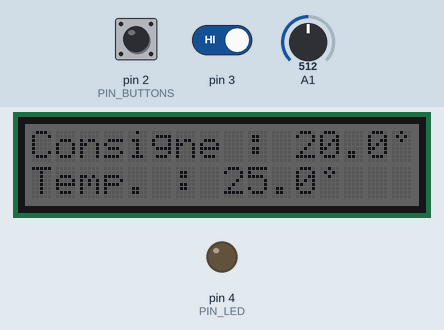
Bench run of a sketch on a simulated Arduino Uno, built with avr-gcc and run on an emulated ATmega328P. Parts: 16×2 character LCD, output pins drawn as LEDs (lit = HIGH). The test bench sets the inputs (shaded band); at power-on: A1 = 512, pin 2 (PIN_BUTTONS) HIGH, pin 3 HIGH. What the sketch prints to the serial monitor is not drawn.

Above: at 1.4 s.
1.5 s: A1 set to 466
At 7.3 s:
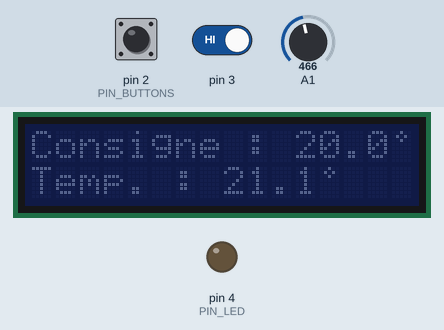
7.4 s: A1 set to 430
At 10.8 s:
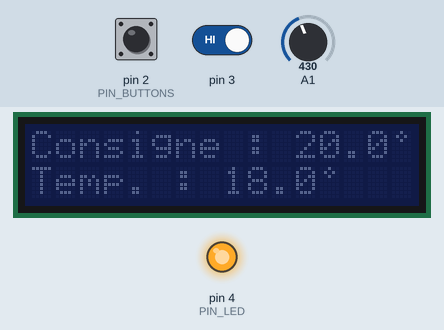
13.3 s: pin 2 (PIN_BUTTONS) pulled LOW for 3 s
At 14.0 s:
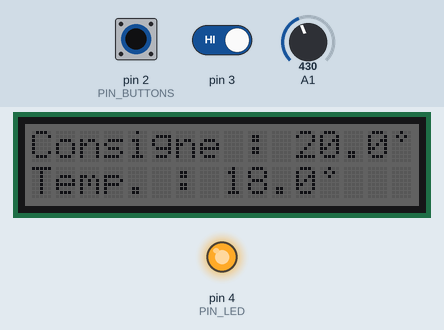
19.2 s: pin 3 driven LOW
At 19.8 s:
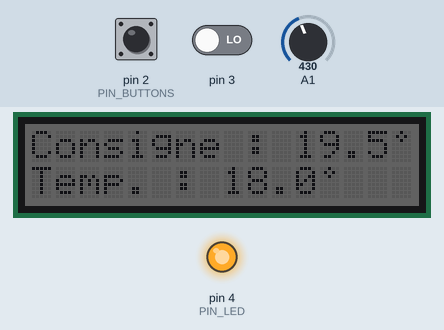
25.1 s: A1 set to 511
At 30.4 s:
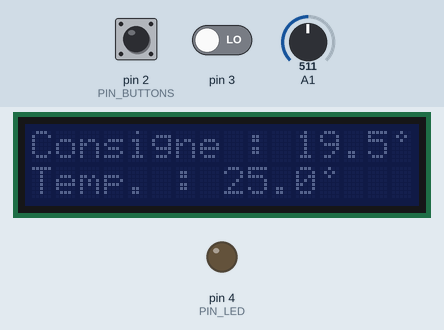
31.5 s: pin 2 (PIN_BUTTONS) pulled LOW for 3 s
At 32.0 s:
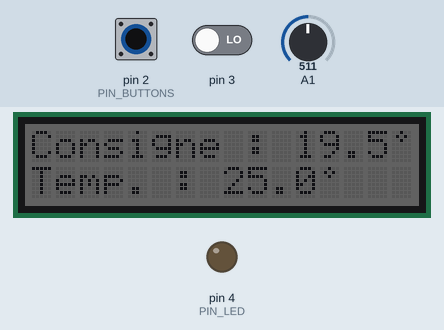
Timing chart, 0 to 34.5 s (numbered marks = the images above; inputs shaded):
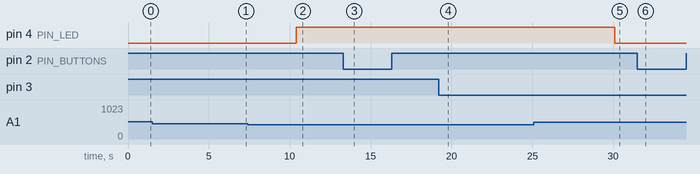

The sketch:

ThermostatConnecte.ino
```cpp
// (licence header left out)
#include "inclusions.h"          //! L'ensemble des constantes et inclusions de bibliothèques
#define TIMER1_INTERVAL_MS 5000  //! Intervalle de temps la mesure de température par interruption

/**
 * Objets utilisés
*/
LcdScreen ecranLCD;                      //!< Gestion de l'écran
Button button1(PIN_BUTTONS, false);      //!< Gestion bouton 1 (en mode interruptif)
Button button2(PIN_BUTTONS + 1, false);  //!< Gestion bouton 2 (en mode interruptif)
TempSensor temperature(PIN_SENSOR);      //!< Gestion capteur température
SetPoint setpoint;                       //!< Gestion consigne
Control regulation(PIN_LED, false);      //!< Régulation de la "chaudière" (une LED pour le moment). Initialisation à 0 de la partie opérative et de sa broche

/***  ***/
unsigned long lightOn;

/*** ***/


void setup() {         //! Initialisations diverses
  Serial.begin(9600);  //! Lancement console
  Serial.println("Démarrage");

  /*! Gestion des interruptions des boutons */
  attachInterrupt(digitalPinToInterrupt(PIN_BUTTONS), ISR1, FALLING);      /*! Gestion du bouton 1 par interruption */
  attachInterrupt(digitalPinToInterrupt(PIN_BUTTONS + 1), ISR2, FALLING);  //! Gestion du bouton 2 par interruption

  // Lancement du timer (mesures de température à intervalles réguliers)
  ITimer1.init();
  if (ITimer1.attachInterruptInterval(TIMER1_INTERVAL_MS, TimerHandler1)) {
    Serial.println("Starting  ITimer1 OK, millis() = " + String(millis()));
  } else {
    Serial.println("Can't set ITimer1. Select another freq. or timer");
  }

  //Initialisation de l'écran LCD
  ecranLCD.begin(16, 2, INITIAL_LIGHT);  //Initialise l'écran LCD (2 lignes de 16 caractères)

  pinMode(PIN_LED, OUTPUT);


  ecranLCD.setCursor(0, 0);
  ecranLCD.print("Demarrage !");

  temperature.temperatureMeasurement();  //Une première mesure pour ne pas démarrer à zéro !
  delay(200);
}

void loop() {
  if (millis() > LIGHT_ON_DURATION + lightOn) { ecranLCD.switchOff(); }  //Délai extinction écran

  /*** Etat des boutons ***/

  //Les deux boutons en même temps (à voir...)
  //if(button1.getState() && button2.getState()){Serial.println("Coup double !!!");}

  //Bouton 1
  if (button1.getState()) {
    if (ecranLCD.getState()) {  //Si l'écran est déjà allumé, on fait l'action
      setpoint.setValueIncrease(5);
    } else {
      ecranLCD.switchOn();  //Allumer l'écran
    }
    lightOn = millis();       //Réinitialiser la temporisation d'allumage de l'écran
    button1.setState(false);  //Réinitialiser le bouton
  }

  //Bouton2
  if (button2.getState()) {
    if (ecranLCD.getState()) {
      setpoint.setValueDecrease(5);
    } else {
      ecranLCD.switchOn();  //Allumer l'écran
    }
    lightOn = millis();       //Réinitialiser la temporisation d'allumage de l'écran
    button2.setState(false);  //Réinitialiser le bouton
  }

  /*** Lecture température et affichage ***/

  ecranLCD.setCursor(0, 0);
  ecranLCD.print("Consigne : ");
  ecranLCD.print(float(setpoint.getValue() / 10.0), 1);
  ecranLCD.write((unsigned char)0);

  ecranLCD.setCursor(0, 1);
  ecranLCD.print("Temp. : ");
  ecranLCD.print(temperature.getTemperature(), 1);
  ecranLCD.write((unsigned char)0);

  /*** Régulation ***/
  regulation.comparison(temperature.getTemperature10(), setpoint.getValue());
  regulation.order();

  delay(500);

  ecranLCD.clear();
}

void TimerHandler1() {
  //Effectuer une mesure de temperature
  temperature.temperatureMeasurement();
}

void ISR1() {

  //noInterrupts();
  button1.setState(true);  //On mémorise l'état du bouton
  //for(int i=0;i<10;i++){delayMicroseconds(16383);}//Anti-rebonds
  //interrupts();
}
void ISR2() {

  //noInterrupts();
  button2.setState(true);
  //for(int i=0;i<10;i++){delayMicroseconds(16383);}
  //interrupts();
}
```

button.h
```cpp
#ifndef __BUTTON_H__
#define __BUTTON_H__

/**
 @file button.h
 @brief \~french Gestion des boutons poussoirs \~english Push button processing \~
* \~french \class Button
  \brief Gestion de boutons poussoirs.
  \details
  - Ils fonctionnent en mode interruptif, c'est donc l'interruption qui fixe l'état
  - deux constructeurs :
   + l'un avec un paramètre : numéro de broche. L'état initial est fixé à zéro.
   + l'autre avec deux paramètres : numéro de broche et état initial
  - géré essentiellement en mode interruptif.

 \~english
 @class Button

 \brief Push-button management

 \details
 - essentially managed in interruptive mode.

\~
*/

class Button {
  public:
  Button(byte); //!< \~french constructeur avec parametre Pin
  Button(byte,bool); //!< \~french const. avec parametres Pin et état initial
  bool getState(); //!< \~french Renvoie l'état du bouton
  void setState(bool); //!< \~french Fixe l'état du bouton
  private:
  byte pinNumber; //!< Numéro de broche du bouton
  bool state; //!< Etat du bouton
};


#endif
```

button.ino
```cpp
/**
 @file button.ino
 @brief Implémentation des fonctions de gestion de bouton
*/


Button::Button(byte pin){ //!< Constructeur avec paramètre de broche
  this->pinNumber = pin;  //!< Initialisation de la broche
  pinMode(this->pinNumber,INPUT);
  this->state = false;
}

Button::Button(byte pin, bool state){//!< Constructeur avec paramètres de broche et d'état
  this->pinNumber = pin;
  pinMode(this->pinNumber,INPUT);
  this->state = state;
}

bool Button::getState(){
  return(state);
}
void Button::setState(bool state){
  this->state = state;
}
```

control.h
```cpp
/**
* @file control.h
*
* @brief Régulation de température
* @details
  - Le système reçoit la consigne, la température mesurée et l'écart max (hystérésis)
*/

#ifndef __CONTROL_H__
#define __CONTROL_H__

#define HYSTERESIS 5 //Hysteresis = 0,5°


class Control{
public:
  Control(byte,bool);//Constructeur
  void comparison(byte , byte );
  void order();
  bool setState(bool);//Fixe l'état de la partie opérative
  bool getState();//Renvoie l'état de la partie opérative
private:
  bool item;
  byte pin;
};

#endif
```

control.ino
```cpp
/**
  @file control.ino
  @brief Gestion de la régulation de température

  @class Control
  @brief Gère la régulation en tout-ou-rien. L'état est stocké dans une variable membre.
*/
Control::Control(byte pin,bool itemValue){
  this->item = itemValue;
  this->pin = pin;
}
void Control::order(){/** Lance ou arrête la partie opérative */
  if(item){
    digitalWrite(pin,HIGH);
  }
  else{
    digitalWrite(pin,LOW);
  }
}
void Control::comparison(byte temperature, byte setpoint){//! Régulation avec une valeur d'hysteresis prédéfinie

  if(temperature < setpoint - HYSTERESIS){setState(true);}
  else{
    if(temperature > setpoint + HYSTERESIS){
      setState(false);}
    }
}
bool Control::setState(bool state){//! Fixe l'état du controle : marche/arrêt (tout-ou-rien)
  item = state;
  return(item);
}
bool Control::getState(){//! Renvoie l'état du controle
  return(item);
}
```

inclusions.h
```cpp
/**
* @file inclusions.h
*
* @brief Inclusions diverses
* @details
  -
*/

#ifndef __INCLUSIONS_H__
#define __INCLUSIONS_H__

#define PIN_BUTTONS 2
#define PIN_LED 4
#define PIN_SENSOR 1

//#define BOUNCES_DELAY 100000 //Anti-rebonds

/*** Gestion du timer ***/
// Select USING_16MHZ     == true for  16MHz to Timer TCBx => shorter timer, but better accuracy
// Select USING_8MHZ      == true for   8MHz to Timer TCBx => shorter timer, but better accuracy
// Select USING_250KHZ    == true for 250KHz to Timer TCBx => shorter timer, but better accuracy
// Not select for default 250KHz to Timer TCBx => longer timer,  but worse accuracy
#define USING_16MHZ     true
#define USING_8MHZ      false
#define USING_250KHZ    false

// Select the timers you're using, here ITimer1
#define USE_TIMER_0     false
#define USE_TIMER_1     true
#define USE_TIMER_2     false
#define USE_TIMER_3     false
/********************************/


#include <math.h>
#include "megaAVR_TimerInterrupt.h"
#include "lcdscreen.h"
#include "button.h"
#include "tempsensor.h"
#include "setpoint.h"
#include "control.h"


#endif
```

setpoint.h
```cpp
/**
* @file setpoint.h
*
* @brief Gestion de la consigne
* @details
  - la consigne est géré avec un byte plutôt qu'un float. La raison est d'économiser la mémoire. Pour obtenir une précision, on stocke la température de consigne multipliée par 10.
*/

#ifndef __SETPOINT_H__
#define __SETPOINT_H__

#define INITIAL_SETPOINT 200 //Température de consigne *10
#define MAX_SETPOINT 255
#define MIN_SETPOINT 0

class SetPoint { //Gestion de la consigne
public:
  SetPoint();//Constructeur
  SetPoint(byte);//Constructeur avec paramètre de valeur de consigne
  byte getValue();
  void setValue(byte);
  void setValueIncrease(byte);
  void setValueDecrease(byte);
private:
  byte setPointValue;
};


#endif
```

setpoint.ino
```cpp
/**
  @file setpoint.ino
  @brief Implémentation de la gestion de la consigne

  @details La consigne est exprimée en °Cx10 pour éviter d'utiliser un flottant. Comme elle est stocké sur un byte, elle ne peut être négative et la température de consigne n'excède pas 25,5

  @class SetPoint
  @brief Gestion de la consigne
*/

SetPoint::SetPoint(){//! Constructeur avec valeur initiale prédéfinie
  this->setPointValue = INITIAL_SETPOINT;
}
SetPoint::SetPoint(byte value){//! Constructeur avec valeur initiale fournie à l'appel
  this->setPointValue = value;
}
byte SetPoint::getValue(){//! Renvoie la valeur de consigne
  return(setPointValue);
}
void SetPoint::setValue(byte value){//! Fixe la valeur de consigne
  this->setPointValue = value;
}

void SetPoint::setValueIncrease(byte value){//! Incrémente la consigne (quand on appuie sur le BP correspondant)
  if(this->setPointValue < MAX_SETPOINT - value){
      this->setPointValue += value;
  }
}
void SetPoint::setValueDecrease(byte value){//! Décrémente la consigne (quand on appuie sur le BP correspondant)
  if(this->setPointValue > MIN_SETPOINT + value ){
      this->setPointValue -= value;
  }
}
```

tempsensor.h
```cpp
/**
* @file tempsensor.h
*
* @brief Mesure de la température
* @details
  - on renvoie une valeur en °C
  - une variable menbre stocke la température
*/


#ifndef __TEMPSENSOR_H__
#define __TEMPSENSOR_H__

const int B=3975;                  //B value of the thermistor

class TempSensor {
public:
  TempSensor(byte);//Constructeur
  float getValue();//Renvoie la valeur de température en degrés °C (en faisant une mesure)
  float getTemperature(); //Renvoie la temperature (sans faire de mesure)
  void temperatureMeasurement(); //Effectue une mesure
  byte getTemperature10();
private:
  byte pin;
  float temperature;
};


#endif
```

tempsensor.ino
```cpp
/**
  @file tempsensor.ino
  @brief Implémentation de la
  @class TempSensor
  @brief Gestion du capteur de température
*/


TempSensor::TempSensor(byte pin){ //! Constructeur avec initialisation de la broche
  this->pin = pin;
}

float TempSensor::getTemperature(){//! Renvoie la valeur de température (°C) enregistrée dans la variable membre

  return(this->temperature);
}

void TempSensor::temperatureMeasurement(){//! Effectue une mesure sur le capteur et l'enregistre dans la variable membre
  int a;
  float resistance, temperature;
  a=analogRead(pin);//Lecture de l'entrée analogique
  resistance=(float)(1023-a)*10000/a; //get the resistance of the sensor;
  this->temperature=1/(log(resistance/10000)/B+1/298.15)-273.15;//convert to temperature via datasheet ;
}
byte TempSensor::getTemperature10(){//! Renvoie une valeur de température (°C) x10 pour faciliter la comparaison avec la consigne

  return(byte(this->temperature * 10));
}

  
```

lcdscreen.h
```cpp
/**
* @file lcdscreen.h
*
* @brief Gestion de l'afficheur LCD
* @details
  - actuellement, on ne gère que le rétro-éclairage pas sa couleur
  -
*/

#ifndef __LCDSCREEN_H__
#define __LCDSCREEN_H__

#include <Wire.h>
#include <rgb_lcd.h>

#define INITIAL_LIGHT 50
#define REST_LIGHT 0
#define ALERT_LIGHT 250
#define LIGHT_ON_DURATION 7000 //Durée (en milli-secondes) d'allumage de l'écran après appui sur bouton ou redémarrage

/**
* \~french \class LcdScreen
  \brief Gestion de l'écran LCD.
  \details
 - Héritée de rgb_lcd, on y ajoute quelques fonctions simplificatrices :
  + setBackLight() qui permet de fixer l'intensité de la luminosité de l'afficheur (lumière blanche)
  + switchOn() et switchOff() qui permettent d'"eteindre" ou d'"allumer" l'éclairage de l'afficheur

 \~english

 @class LcdScreen

 \brief for LCD screen management.

 \details
 Inherited from rgb_lcd, we've added a few simplifying functions:
 - setBackLight(), which sets the brightness of the display (white light)
 - switchOn() and switchOff() to “turn off” or “turn on” display lighting
*/
class LcdScreen : public rgb_lcd {
  public:
  LcdScreen(); //constructor
  void begin(byte, byte, byte); //(nombre caractères, nombre lignes, rétro-éclairage)
  void setBackLight(byte);
  bool getState();
  void switchOn();//Allume l'éclairage
  void switchOff();
  private:
  bool state;//Etat d'allumage de l'écran
  byte currentLight;
  byte degree[8] = {
    0b00100,
    0b01010,
    0b00100,
    0b00000,
    0b00000,
    0b00000,
    0b00000,
    0b00000
  };

};
#endif
```

lcdscreen.ino
```cpp
/** @file lcdScreen.ino

  @brief Cette classe s'appuie sur la bibliothèque rgb_lcd.
Elle tente de simplifier la gestion de l'afficheur.

******************************/


LcdScreen::LcdScreen() : rgb_lcd(){}

void LcdScreen::begin(byte column, byte row, byte light){
  rgb_lcd::begin(column,row);
  setRGB(light, light, light);
  currentLight = light;
  createChar(0, degree);
}
void LcdScreen::switchOn(){ //! Allume le rétro-éclairage
  setBackLight(INITIAL_LIGHT);
  currentLight = INITIAL_LIGHT;
  state = true;
}
void LcdScreen::switchOff(){//! Eteint le rétro-éclairage
  setBackLight(REST_LIGHT);
  currentLight = REST_LIGHT;
  state = false;
}

void LcdScreen::setBackLight(byte light){//! Fixe l'intensité du rétro-éclairage (lumière blanche, pas de couleur dominante)
  setRGB(light, light, light);
  currentLight = light;
}
bool LcdScreen::getState(){//! Indique si le rétro-éclairage est allumé ou non
  return(state);
}
```

Measured:
- the behaviour switches between 448 and 447 on A1 (found by bisection; images 1 and 2)
- after the input at 7.4 s, pin 4 (PIN_LED): LOW → HIGH after 3.0 s; the display: first differs from a run without the input after 3.0 s (image 2)
- after the input at 13.3 s, the display: first differs from a run without the input after 0.31 s (image 3)
- after the input at 25.1 s, pin 4 (PIN_LED): HIGH → LOW after 5.0 s
- after the input at 31.5 s, the display: first differs from a run without the input after 0.19 s (image 6)
- what the display in image 2 shows lasts 0.5 s, from 10.4 s to 10.9 s
